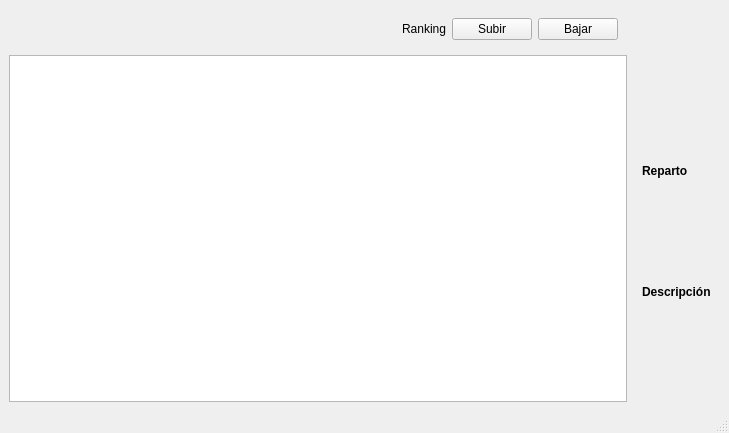
<?xml version="1.0" encoding="UTF-8"?>
<ui version="4.0">
 <class>MainWindow</class>
 <widget class="QMainWindow" name="MainWindow">
  <property name="geometry">
   <rect>
    <x>0</x>
    <y>0</y>
    <width>729</width>
    <height>433</height>
   </rect>
  </property>
  <property name="windowTitle">
   <string>Ranking de Peliculas</string>
  </property>
  <widget class="QWidget" name="centralwidget">
   <layout class="QGridLayout" name="gridLayout">
    <item row="0" column="0">
     <widget class="QWidget" name="widget" native="true">
      <layout class="QHBoxLayout" name="horizontalLayout">
       <item>
        <spacer name="horizontalSpacer">
         <property name="orientation">
          <enum>Qt::Horizontal</enum>
         </property>
         <property name="sizeHint" stdset="0">
          <size>
           <width>103</width>
           <height>20</height>
          </size>
         </property>
        </spacer>
       </item>
       <item>
        <widget class="QLabel" name="label">
         <property name="text">
          <string>Ranking</string>
         </property>
        </widget>
       </item>
       <item>
        <widget class="QPushButton" name="btn_up">
         <property name="text">
          <string>Subir</string>
         </property>
        </widget>
       </item>
       <item>
        <widget class="QPushButton" name="btn_down">
         <property name="text">
          <string>Bajar</string>
         </property>
        </widget>
       </item>
      </layout>
     </widget>
    </item>
    <item row="1" column="0">
     <widget class="QTableView" name="table_movies">
      <property name="maximumSize">
       <size>
        <width>16777215</width>
        <height>500</height>
       </size>
      </property>
      <property name="selectionMode">
       <enum>QAbstractItemView::SingleSelection</enum>
      </property>
      <property name="selectionBehavior">
       <enum>QAbstractItemView::SelectRows</enum>
      </property>
     </widget>
    </item>
    <item row="1" column="1">
     <widget class="QWidget" name="widget_2" native="true">
      <layout class="QVBoxLayout" name="verticalLayout">
       <item>
        <widget class="QLabel" name="lbl_imagen">
         <property name="text">
          <string/>
         </property>
        </widget>
       </item>
       <item>
        <widget class="QLabel" name="label_3">
         <property name="maximumSize">
          <size>
           <width>16777215</width>
           <height>20</height>
          </size>
         </property>
         <property name="font">
          <font>
           <weight>75</weight>
           <bold>true</bold>
          </font>
         </property>
         <property name="text">
          <string>Reparto</string>
         </property>
         <property name="alignment">
          <set>Qt::AlignBottom|Qt::AlignLeading|Qt::AlignLeft</set>
         </property>
        </widget>
       </item>
       <item>
        <widget class="QLabel" name="lbl_stars">
         <property name="maximumSize">
          <size>
           <width>200</width>
           <height>200</height>
          </size>
         </property>
         <property name="text">
          <string/>
         </property>
         <property name="alignment">
          <set>Qt::AlignLeading|Qt::AlignLeft|Qt::AlignTop</set>
         </property>
         <property name="wordWrap">
          <bool>true</bool>
         </property>
        </widget>
       </item>
       <item>
        <widget class="QLabel" name="label_5">
         <property name="maximumSize">
          <size>
           <width>16777215</width>
           <height>20</height>
          </size>
         </property>
         <property name="font">
          <font>
           <weight>75</weight>
           <bold>true</bold>
          </font>
         </property>
         <property name="text">
          <string>Descripción</string>
         </property>
         <property name="alignment">
          <set>Qt::AlignBottom|Qt::AlignLeading|Qt::AlignLeft</set>
         </property>
        </widget>
       </item>
       <item>
        <widget class="QLabel" name="lbl_description">
         <property name="maximumSize">
          <size>
           <width>200</width>
           <height>200</height>
          </size>
         </property>
         <property name="text">
          <string/>
         </property>
         <property name="scaledContents">
          <bool>false</bool>
         </property>
         <property name="alignment">
          <set>Qt::AlignLeading|Qt::AlignLeft|Qt::AlignTop</set>
         </property>
         <property name="wordWrap">
          <bool>true</bool>
         </property>
        </widget>
       </item>
      </layout>
     </widget>
    </item>
   </layout>
  </widget>
  <widget class="QMenuBar" name="menubar">
   <property name="geometry">
    <rect>
     <x>0</x>
     <y>0</y>
     <width>729</width>
     <height>25</height>
    </rect>
   </property>
  </widget>
  <widget class="QStatusBar" name="statusbar"/>
 </widget>
 <resources/>
 <connections/>
</ui>
